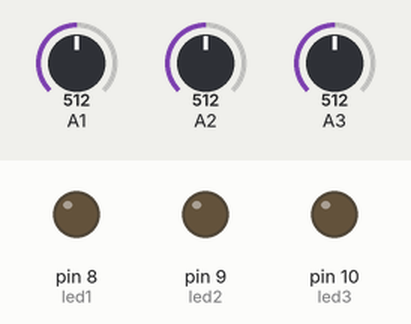
A sketch run on a simulated Arduino Uno, built with avr-gcc and run on an emulated ATmega328P. Shown: output pins drawn as LEDs (lit = HIGH). Inputs (shaded band) come from the test bench; at power-on: A3 = 512, A1 = 512, A2 = 512.

Above: at 1.2 s.
1.3 s: A3 set to 0
At 1.37 s:
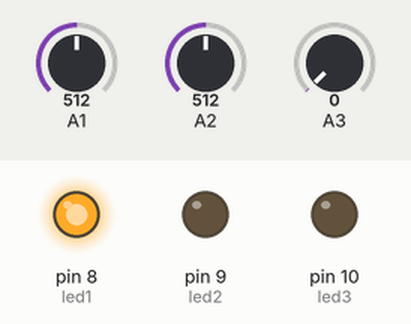
At 2.27 s:
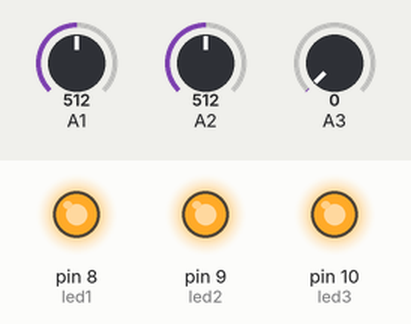
4.3 s: A3 set to 122
7.3 s: A1 set to 582
8.8 s: A1 set to 608
At 10.0 s:
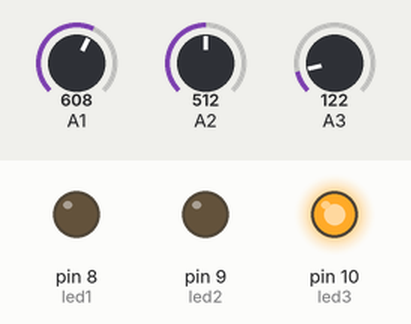
10.3 s: A2 set to 592
11.8 s: A2 set to 614
At 12.3 s:
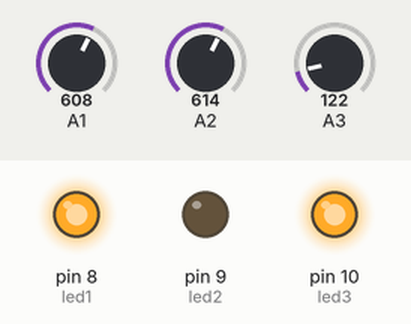
Timing chart, 0 to 14.3 s (numbered marks = the images above; inputs shaded):
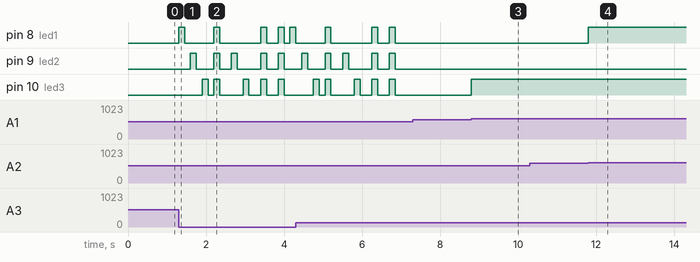

The sketch:

joystick_LED.lnk.ino
```cpp
// il est à noté ici que nous connectons les broches URX, URY, et SW
// aux pins A1, A2 et A3 respectivement

const int led1 =8;
const int led2 =9;
const int led3 =10;

int joyValue_x;          // valeurs en X, Y, et Z renvoyées par la joystick
int joyValue_y;
int joyValue_Z;

void setup() {
  pinMode (led1, OUTPUT);
  pinMode (led2, OUTPUT);
  pinMode (led3, OUTPUT);

}

void loop() {

  joyValue_x = analogRead(A1);   // recupèrent les valeurs renvoyés par la joystick
  joyValue_y = analogRead(A2);   // sur les pin A1, A2, A3
  joyValue_Z = analogRead(A3);


if(joyValue_Z  == 0)
{
  digitalWrite(led1, HIGH);
  delay(150);
  digitalWrite(led1, LOW);
  delay(150);
  digitalWrite(led2, HIGH);
  delay(150);
  digitalWrite(led2, LOW);
  delay(150);
  digitalWrite(led3, HIGH);
  delay(150);
  digitalWrite(led3, LOW);
  delay(150);
  digitalWrite(led1, HIGH);
  digitalWrite(led2, HIGH);
  digitalWrite(led3, HIGH);
  digitalWrite(led1, HIGH);
  delay(150);
  digitalWrite(led1, LOW);
  digitalWrite(led2, LOW);
  digitalWrite(led3, LOW);
  digitalWrite(led1, LOW);
  delay(150);
  digitalWrite(led1, LOW);
  delay(150);
  digitalWrite(led2, HIGH);
  delay(150);
  digitalWrite(led2, LOW);
  delay(150);
  digitalWrite(led3, HIGH);
  delay(150);
  digitalWrite(led3, LOW);

  delay(150);
  delay(150);
  digitalWrite(led1, HIGH);
  digitalWrite(led2, HIGH);
  digitalWrite(led3, HIGH);
  digitalWrite(led1, HIGH);
  delay(150);
  digitalWrite(led1, LOW);
  digitalWrite(led2, LOW);
  digitalWrite(led3, LOW);
  digitalWrite(led1, LOW);
  delay(150);

  delay(150);
  digitalWrite(led1, HIGH);
  digitalWrite(led2, HIGH);
  digitalWrite(led3, HIGH);
  digitalWrite(led1, HIGH);
  delay(150);
  digitalWrite(led1, LOW);
  digitalWrite(led2, LOW);
  digitalWrite(led3, LOW);
  digitalWrite(led1, LOW);
  delay(150);
}
else
{
  if (joyValue_x > 600)
  digitalWrite(led3, HIGH);
  else
  digitalWrite(led3, LOW);
  if (joyValue_y < 400)
  digitalWrite(led2, HIGH);
  else
  digitalWrite(led2, LOW);
  if (joyValue_y > 600)
  digitalWrite(led1, HIGH);
  else
  digitalWrite(led1, LOW);
}
}
```

Measured:
- the behaviour switches between 600 and 601 on A1 (found by bisection; images 2 and 3)
- the behaviour switches between 600 and 601 on A2 (found by bisection; images 3 and 4)
- after the input at 1.3 s, pin 8 (led1): LOW → HIGH at once, → LOW 0.15 s later, → HIGH 0.75 s later, → LOW 0.15 s later, … (9 changes in this stretch); pin 9 (led2): LOW → HIGH after 0.30 s, → LOW 0.15 s later, → HIGH 0.45 s later, → LOW 0.15 s later, … (10 changes in this stretch)
- after the input at 7.3 s, every drawn part: stays the same
- after the input at 8.8 s, pin 10 (led3): LOW → HIGH at once
- after the input at 10.3 s, every drawn part: stays the same
- after the input at 11.8 s, pin 8 (led1): LOW → HIGH at once
